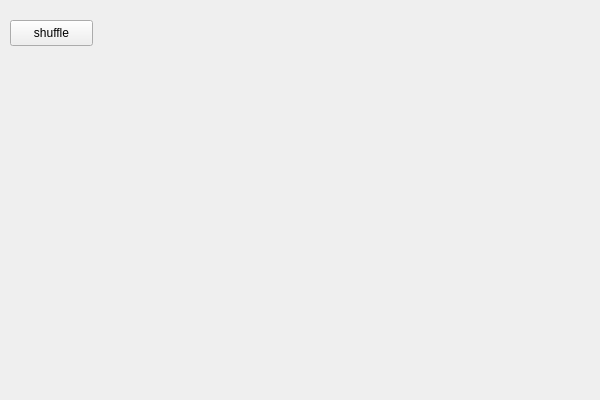
<?xml version="1.0" encoding="UTF-8"?>
<ui version="4.0">
 <class>Widget</class>
 <widget class="QWidget" name="Widget">
  <property name="geometry">
   <rect>
    <x>0</x>
    <y>0</y>
    <width>600</width>
    <height>400</height>
   </rect>
  </property>
  <property name="windowTitle">
   <string>Widget</string>
  </property>
  <widget class="QPushButton" name="pushButton">
   <property name="geometry">
    <rect>
     <x>10</x>
     <y>20</y>
     <width>83</width>
     <height>26</height>
    </rect>
   </property>
   <property name="text">
    <string>shuffle</string>
   </property>
  </widget>
 </widget>
 <layoutdefault spacing="6" margin="11"/>
 <resources/>
 <connections/>
</ui>
